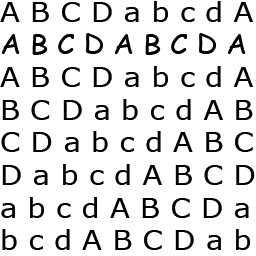
%> input picture lab12/images/literki.bmp, 256 x 256 px
$ octave homework.m   (GNU Octave 9; MATLAB toolbox functions it lacks are replaced by stand-ins)
%> lines starting %> are read from the running program, lines starting %| are printed output that depends on the picture
% Jakub Adamczyk
%% Preparation
clear;
clc;
close all;

%% Read Images

literki = imread('images/literki.bmp');
%> literki is the input picture: size 256x256 uint8; min 0, max 255, mean 219.3
wzorA = imread('images/wzorA.bmp');
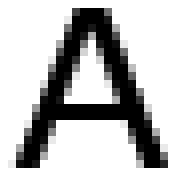
%> input picture lab12/images/wzorA.bmp, 23 x 22 px (shown 8 times larger)
%> wzorA is the input picture: size 22x23 uint8; min 0, max 255, mean 188.1

%% Displaying images
figure;
subplot(1,2,1);
imshow(literki);
subplot(1,2,2);
imshow(wzorA);

%% roation of wzorA

wzorARot = rot90(wzorA, 2);
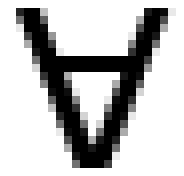
%> wzorARot: size 22x23 uint8 (shown 8 times larger); min 0, max 255, mean 188.1; mean of the top-left, top-right, bottom-left and bottom-right quarters 175.8, 180, 198.7, 197.7

%% Fourier of both images

literkiFFT = fft2(literki, 256, 256);
wzorARotFFT = fft2(wzorARot, 256, 256);

%% multiplication of images

multiImage = literkiFFT .* wzorARotFFT;

%% reverse fourier transform

resultImage = ifft2(multiImage);
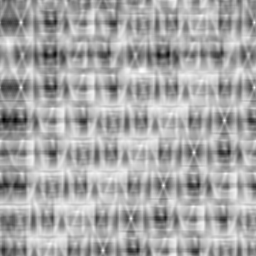
%> resultImage: size 256x256 double; min 14817323, max 24037572, mean 20870184.3; drawn with min black and max white

figure;
imshow(resultImage, []);

%% top hat transform

resultImage = imtophat(resultImage, strel('square', 3));
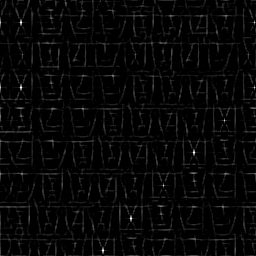
%> resultImage: size 256x256 double; min 0, max 2723957, mean 76173.8; drawn with min black and max white

%% display result of operations

figure;
imshow(resultImage, []);
